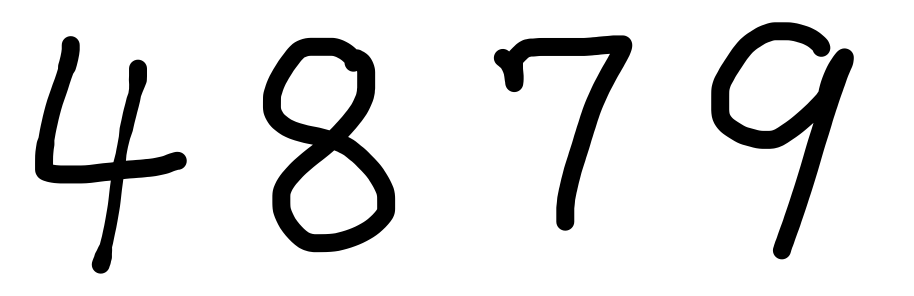
#> input picture src/data/digit.png, 914 x 296 px
$ python test4.py
#> lines starting #> are read from the running program, lines starting #| are printed output that depends on the picture; after the words box and inside, x2 and y2 are one past the last pixel; in counts of white or black regions, pixels touching at a corner belong together
import cv2
import os

# 获取脚本目录
script_dir = os.path.dirname(os.path.abspath(__file__))
img_path = os.path.join(script_dir, 'data/digit.png')

# 读取图片
img = cv2.imread(img_path)
#> img is the input picture: shape (296, 914, 3); min 0, max 255, mean 223.1
if img is None:
    print(f"无法读取图片: {img_path}")
    exit()

# 转为灰度
gray = cv2.cvtColor(img, cv2.COLOR_BGR2GRAY)

# 二值化
_, binary = cv2.threshold(gray, 150, 255, cv2.THRESH_BINARY_INV)
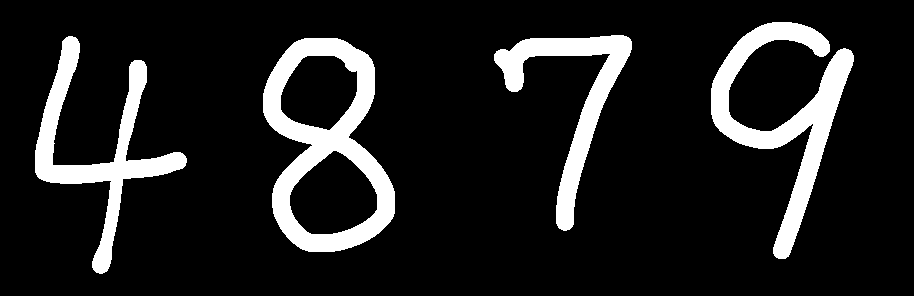
#> binary: shape (296, 914); 12.6% white; 4 white regions

# 找轮廓
contours, _ = cv2.findContours(binary, cv2.RETR_EXTERNAL, cv2.CHAIN_APPROX_SIMPLE)
#> contours = 4 contours; box (x1, y1, x2, y2) and area: (263, 38, 395, 252) 19884, (711, 22, 854, 259) 8903, (35, 36, 187, 274) 7165, (494, 35, 632, 231) 6006

# 按x坐标排序轮廓（从左到右）
contours = sorted(contours, key=lambda c: cv2.boundingRect(c)[0])

print(f"找到 {len(contours)} 个数字")
#| 找到 4 个数字

# 为每个轮廓裁切出独立图片并显示
for i, cnt in enumerate(contours):
    x, y, w, h = cv2.boundingRect(cnt)

    # 裁切出每个数字
    digit_img = img[y:y+h, x:x+w]

    # 显示
    cv2.imshow(f'Digit {i}', digit_img)
    print(f"数字 {i}: 位置({x}, {y}), 大小({w}x{h})")
#> this loop made 4 passes
#> (x, y, w, h) on passes 1 to 4: (35, 36, 152, 238), (263, 38, 132, 214), (494, 35, 138, 196), (711, 22, 143, 237)
#| 数字 0: 位置(35, 36), 大小(152x238)
#| 数字 1: 位置(263, 38), 大小(132x214)
#| 数字 2: 位置(494, 35), 大小(138x196)
#| 数字 3: 位置(711, 22), 大小(143x237)
#> pass 1, `digit_img = img[y:y+h, x:x+w]`:
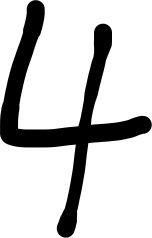
#> digit_img: shape (238, 152, 3); min 0, max 255, mean 201.9
#> pass 2, `digit_img = img[y:y+h, x:x+w]`:
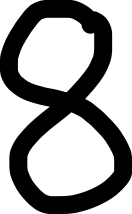
#> digit_img: shape (214, 132, 3); min 0, max 255, mean 158.1
#> pass 3, `digit_img = img[y:y+h, x:x+w]`:
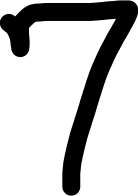
#> digit_img: shape (196, 138, 3); min 0, max 255, mean 195.8

cv2.waitKey(0)
cv2.destroyAllWindows()
